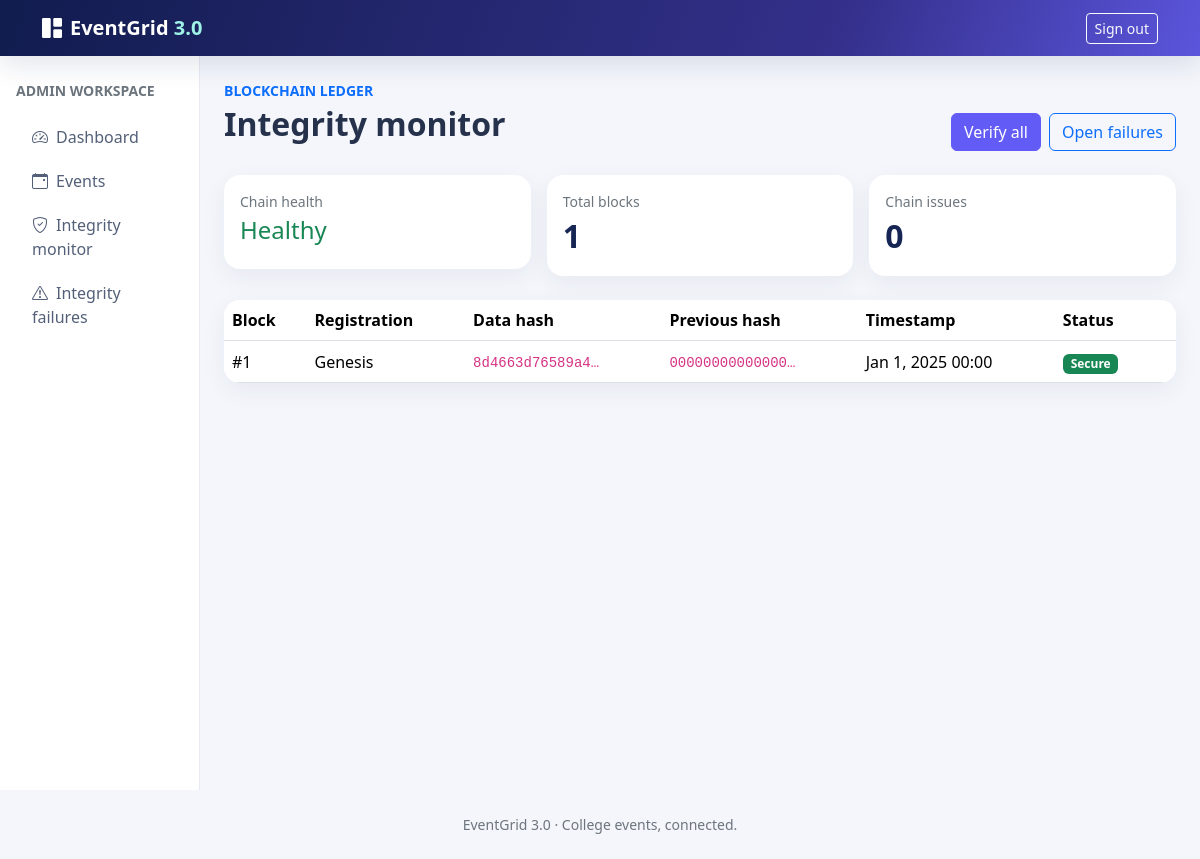
The app's page /admin/integrity_monitor.php (signed in) with its own data.
### tables this page shows
CREATE TABLE blockchain_ledger (
  id BIGINT UNSIGNED AUTO_INCREMENT PRIMARY KEY,
  registration_id BIGINT UNSIGNED NULL,
  data_hash CHAR(64) NOT NULL,
  previous_hash CHAR(64) NOT NULL,
  block_hash CHAR(64) NOT NULL,
  nonce BIGINT UNSIGNED NOT NULL DEFAULT 0,
  data_snapshot JSON NULL,
  created_at TIMESTAMP NOT NULL DEFAULT CURRENT_TIMESTAMP,
  INDEX idx_ledger_registration (registration_id, id),
  UNIQUE KEY uq_ledger_block_hash (block_hash),
  CONSTRAINT fk_ledger_registration FOREIGN KEY (registration_id) REFERENCES registrations(id) ON DELETE SET NULL
);

### includes/functions.php (called while the page is built, shortened)
<?php
require_once __DIR__ . '/db.php';
function e(?string $value): string { return htmlspecialchars($value ?? '', ENT_QUOTES | ENT_SUBSTITUTE, 'UTF-8'); }
function url(string $path = ''): string { return rtrim(BASE_URL, '/') . ($path === '' ? '' : '/' . ltrim($path, '/')); }

### includes/blockchain.php (called while the page is built, shortened)
<?php
require_once __DIR__ . '/functions.php';
function verify_chain(bool $log = false): array
{
    $pdo = db();
    $blocks = $pdo->query('SELECT id,previous_hash,block_hash,registration_id,data_hash,created_at,nonce FROM blockchain_ledger ORDER BY id')->fetchAll();
    $previous = str_repeat('0',64); $breaks = [];
    foreach ($blocks as $block) {
        $linkValid = hash_equals($previous, (string)$block['previous_hash']);
        $expected = hash('sha256', (string)$block['id'] . $block['data_hash'] . $block['previous_hash'] . $block['created_at'] . $block['nonce']);
        $hashValid = hash_equals($expected, $block['block_hash']);
        if ($log) {
            $expectedValue = $hashValid ? $previous : $expected;
            $actualValue = $hashValid ? $block['previous_hash'] : $block['block_hash'];
            $pdo->prepare('INSERT INTO integrity_logs (registration_id,block_id,expected_hash,actual_hash,result) VALUES (?,?,?,?,?)')
                ->execute([$block['registration_id'],$block['id'],$expectedValue,$actualValue,($linkValid && $hashValid)?'Secure':'Tampered']);
        }
        $previous = (string)$block['block_hash'];
    }
    return ['healthy'=>count($breaks)===0,'breaks'=>array_values(array_unique($breaks)),'count'=>count($blocks)];
}

### includes/db.php (called while the page is built, shortened)
<?php
function db(): PDO
{
    static $pdo;
    if (!$pdo) {
        $pdo = new PDO(
            'mysql:host=' . DB_HOST . ';dbname=' . DB_NAME . ';charset=utf8mb4',
            DB_USER,
            DB_PASS,
            [PDO::ATTR_ERRMODE => PDO::ERRMODE_EXCEPTION, PDO::ATTR_DEFAULT_FETCH_MODE => PDO::FETCH_ASSOC, PDO::ATTR_EMULATE_PREPARES => false]
        );
    }
    return $pdo;
}

### admin/integrity_monitor.php (the view)
<?php
require_once dirname(__DIR__).'/includes/functions.php';require_once dirname(__DIR__).'/includes/blockchain.php';require_role('admin');if($_SERVER['REQUEST_METHOD']==='POST'){verify_csrf();if(($_POST['action']??'')==='verify_all'){$ids=db()->query("SELECT id FROM registrations WHERE status<>'Cancelled'")->fetchAll(PDO::FETCH_COLUMN);$failed=0;foreach($ids as $id)if(!verify_registration((int)$id)['secure'])$failed++;$chainResult=verify_chain(true);flash($failed||!$chainResult['healthy']?'warning':'success','Verification complete: '.$failed.' registration issue(s), '.count($chainResult['breaks']).' chain issue(s).');redirect('admin/integrity_monitor.php');}}$chain=verify_chain(true);$blocks=db()->query("SELECT l.*,r.user_id,r.name,r.reg_no,e.title FROM blockchain_ledger l LEFT JOIN registrations r ON r.id=l.registration_id LEFT JOIN events e ON e.id=r.event_id ORDER BY l.id DESC")->fetchAll();$pageTitle='Integrity monitor';require dirname(__DIR__).'/includes/header.php';
?>
<div class="d-flex justify-content-between align-items-end mb-4"><div><p class="text-primary text-uppercase small fw-bold mb-1">Blockchain ledger</p><h1 class="h2 fw-bold">Integrity monitor</h1></div><div class="d-flex gap-2"><form method="post"><?=csrf_field()?><input type="hidden" name="action" value="verify_all"><button class="btn btn-primary">Verify all</button></form><a class="btn btn-outline-primary" href="<?=e(url('admin/integrity_failures.php'))?>">Open failures</a></div></div>
<div class="row g-3 mb-4"><div class="col-md-4"><div class="card p-3"><span class="small text-secondary">Chain health</span><div class="h4 mt-1 <?=$chain['healthy']?'text-success':'text-danger'?>"><?=$chain['healthy']?'Healthy':'Break detected'?></div></div></div><div class="col-md-4"><div class="card p-3"><span class="small text-secondary">Total blocks</span><div class="metric"><?=$chain['count']?></div></div></div><div class="col-md-4"><div class="card p-3"><span class="small text-secondary">Chain issues</span><div class="metric"><?=count($chain['breaks'])?></div></div></div></div>
<div class="card table-responsive"><table class="table mb-0"><thead><tr><th>Block</th><th>Registration</th><th>Data hash</th><th>Previous hash</th><th>Timestamp</th><th>Status</th><th></th></tr></thead><tbody><?php foreach($blocks as $b):$valid=!in_array((int)$b['id'],$chain['breaks'],true);if($b['registration_id'])$valid=$valid&&verify_registration((int)$b['registration_id'],false)['secure'];?><tr><td>#<?=(int)$b['id']?></td><td><?php if($b['registration_id']):?>#<?=e((string)$b['registration_id'])?> · <?=e($b['name']??'')?> <div class="small text-secondary"><?=e($b['title']??'')?></div><?php else:?>Genesis<?php endif;?></td><td><code><?=e(substr($b['data_hash'],0,14))?>…</code></td><td><code><?=e(substr($b['previous_hash'],0,14))?>…</code></td><td><?=e(date('M j, Y H:i',strtotime($b['created_at'])))?></td><td><span class="badge <?=$valid?'text-bg-success':'text-bg-danger'?>"><?=$valid?'Secure':'Tampered'?></span></td><td><?php if($b['registration_id']):?><a href="<?=e(url('admin/verify.php?id='.(int)$b['registration_id']))?>">Inspect</a><?php endif;?></td></tr><?php endforeach;?></tbody></table></div>
<?php require dirname(__DIR__).'/includes/footer.php';?>

### assets/css/app.css (style rules this page uses)
:root { --ink:#172554;--accent:#625bf6;--mist:#f4f6fb;--teal:#15b8a6 }
body { background:var(--mist);color:#26324b;min-height:100vh }
.card { border:0;border-radius:1rem;box-shadow:0 8px 25px #1a2b5210 }
.btn-primary { background:var(--accent);border-color:var(--accent) }
.metric { font-size:2rem;font-weight:750;color:var(--ink) }
.table { vertical-align:middle }

### records on screen
blockchain_ledger: id "1", shows "Genesis", data_hash "8d4663d76589a4", previous_hash "00000000000000", created_at "Jan 1, 2025 00:00", shows "Secure"

### other values on screen
$chain['count'] "1"
count($chain['breaks']) "0"
